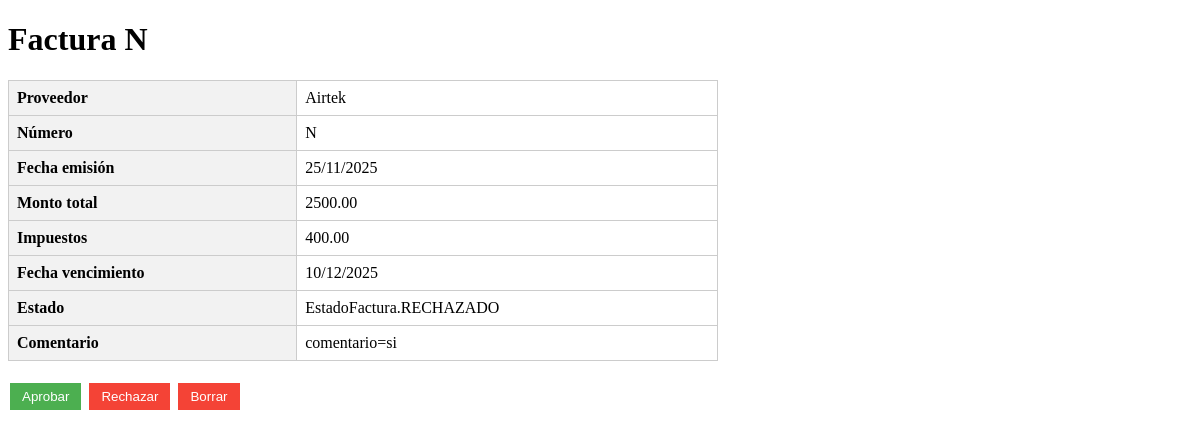
The page /facturas/2 on the database its author committed.
### app/models.py (models this page shows)
class Factura(Base):
    __tablename__ = "facturas"
    id = Column(Integer, primary_key=True, index=True)
    proveedor = Column(String(255), nullable=False)
    numero = Column(String(100), nullable=False, index=True)
    fecha_emision = Column(DateTime, nullable=False)
    monto_total = Column(Float, nullable=False)
    impuestos = Column(Float, nullable=True, default=0.0)
    fecha_vencimiento = Column(DateTime, nullable=True)
    estado = Column(Enum(EstadoFactura), default=EstadoFactura.EN_PROCESO, nullable=False)
    comentario = Column(Text, nullable=True)
    ocr_fuente = Column(String(50), nullable=True)     # 'imagen' | 'pdf' (usaremos 'imagen')
    ocr_confianza = Column(Float, nullable=True)        # placeholder
    creado_en = Column(DateTime, default=datetime.utcnow)
    actualizado_en = Column(DateTime, default=datetime.utcnow)
    historial = relationship("HistorialEstado", back_populates="factura", cascade="all, delete-orphan")

### app/routes.py (the view)
@router.get("/facturas/{factura_id}", response_class=HTMLResponse)
def consultar_factura(request: Request, factura_id: int):
    db = _db()
    factura = crud.obtener_factura(db, factura_id)
    if not factura:
        raise HTTPException(status_code=404, detail="Factura no encontrada")
    return templates.TemplateResponse("factura.html", {"request": request, "factura": factura})

### templates/factura.html (shortened to what this page needs)
<!DOCTYPE html>
<html>
<head>
</head>
<body>
    <h1>Factura {{ factura.numero }}</h1>
    <table>
        <tr><th>Proveedor</th><td>{{ factura.proveedor }}</td></tr>
        <tr><th>Número</th><td>{{ factura.numero }}</td></tr>
        <tr><th>Fecha emisión</th><td>{{ factura.fecha_emision.strftime('%d/%m/%Y') }}</td></tr>
        <tr><th>Monto total</th><td>{{ "%.2f"|format(factura.monto_total) }}</td></tr>
        <tr><th>Impuestos</th><td>{{ "%.2f"|format(factura.impuestos) }}</td></tr>
        {% if factura.fecha_vencimiento %}
        <tr><th>Fecha vencimiento</th><td>{{ factura.fecha_vencimiento.strftime('%d/%m/%Y') }}</td></tr>
        {% endif %}
        <tr><th>Estado</th><td>{{ factura.estado }}</td></tr>
        {% if factura.comentario %}
        <tr><th>Comentario</th><td>{{ factura.comentario }}</td></tr>
        {% endif %}
    </table>
    <form action="/facturas/{{ factura.id }}/decision?estado=Aprobado" method="post" style="display:inline;">
        <button type="submit" class="btn approve">Aprobar</button>
    </form>
    <form action="/facturas/{{ factura.id }}/rechazo" method="get" style="display:inline;">
        <button type="submit" class="btn reject">Rechazar</button>
    </form>
    <form action="/facturas/{{ factura.id }}/borrar" method="post" style="display:inline;">
        <button type="submit" class="btn reject"
                onclick="return confirm('¿Seguro que quieres borrar esta factura?');">
            Borrar
        </button>
    </form>
</body>
</html>

### templates/factura.html (style rules this page uses)
table { border-collapse: collapse; width: 60%; margin-bottom: 20px; }
th, td { border: 1px solid #ccc; padding: 8px; text-align: left; }
th { background-color: #f2f2f2; }
.btn { padding: 6px 12px; margin: 2px; border: none; cursor: pointer; }
.approve { background-color: #4CAF50; color: white; }
.reject { background-color: #f44336; color: white; }

### rows shown on the page
Factura: numero "N", proveedor "Airtek", fecha_emision "25/11/2025", monto_total "2500.00", impuestos "400.00", fecha_vencimiento "10/12/2025", estado "EstadoFactura.RECHAZADO", comentario "comentario=si"
